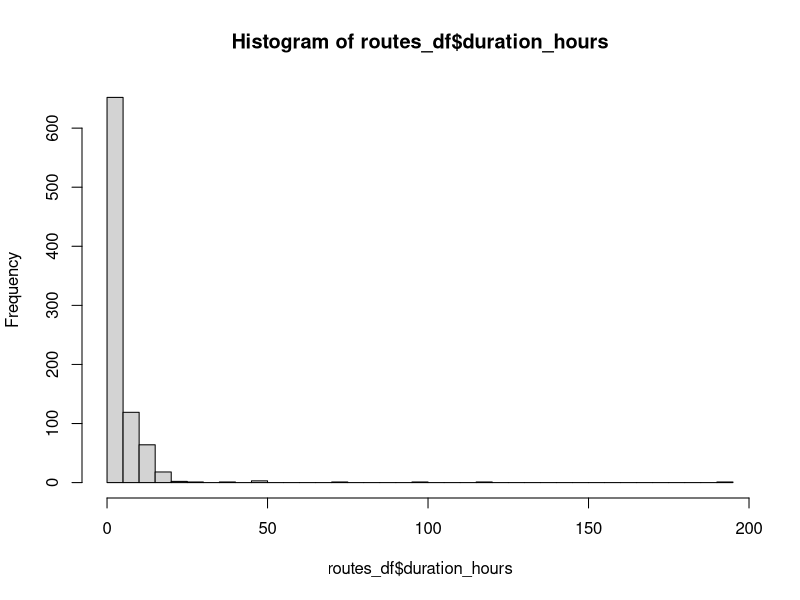

The R script that drew this image: (Note: this script raises an error after producing the figure.)
## ---- chunk 1
library(tidyverse) 
library(here)
## ---- chunk 2
routes_df <- read.csv(here("data", "train_router", "routes.csv"))
## ---- chunk 3
colnames(routes_df)
## ---- chunk 4
routes_df <- routes_df |> 
    rename(origin = from,
           destination = to)
## ---- chunk 5
routes_df <- routes_df |> 
    mutate(distance_mi = distance_km * 0.621371,
           top_speed_mph = top_speed_kmh * 0.621371)
## ---- chunk 6
routes_df <- routes_df |> 
    filter(distance_km <= 1000)
## ---- chunk 7
unique(routes_df$duration) 
## ---- chunk 8
routes_df <- routes_df |>
    mutate(
        duration_clean = duration,
        # remove approx symbols
        duration_clean = str_remove_all(duration_clean, "≈|~"),
        # trim extra whitespace
        duration_clean = str_squish(duration_clean)
    )
## ---- chunk 9
unique(routes_df$duration_clean)
## ---- chunk 10
routes_df <- routes_df |>
    mutate(
        days_part    = as.numeric(str_extract(duration_clean, "\\d+(?=\\s*day)")),
        hours_part   = as.numeric(str_extract(duration_clean, "\\d+(?=\\s*h\\b)")),
        minutes_part = as.numeric(str_extract(duration_clean, "\\d+(?=\\s*min)"))
    )
## ---- chunk 11
routes_df <- routes_df |>
    mutate(
        days_part    = replace_na(days_part, 0),
        hours_part   = replace_na(hours_part, 0),
        minutes_part = replace_na(minutes_part, 0),
        duration_hours = days_part * 24 + hours_part  + minutes_part / 60
    )
## ---- chunk 12
routes_df <- routes_df %>%
    select(-duration_clean, -days_part, -hours_part, -minutes_part)
## ---- chunk 13
routes_df |> 
    select(duration, duration_hours) |> 
    slice_sample(n=10)
## ---- chunk 14
summary(routes_df$duration_hours)
## ---- chunk 15
hist(routes_df$duration_hours, breaks = 30)
## ---- chunk 16
write.csv(routes_clean,
          here("data","train_router", "routes_clean.csv"),
          row.names = FALSE)
